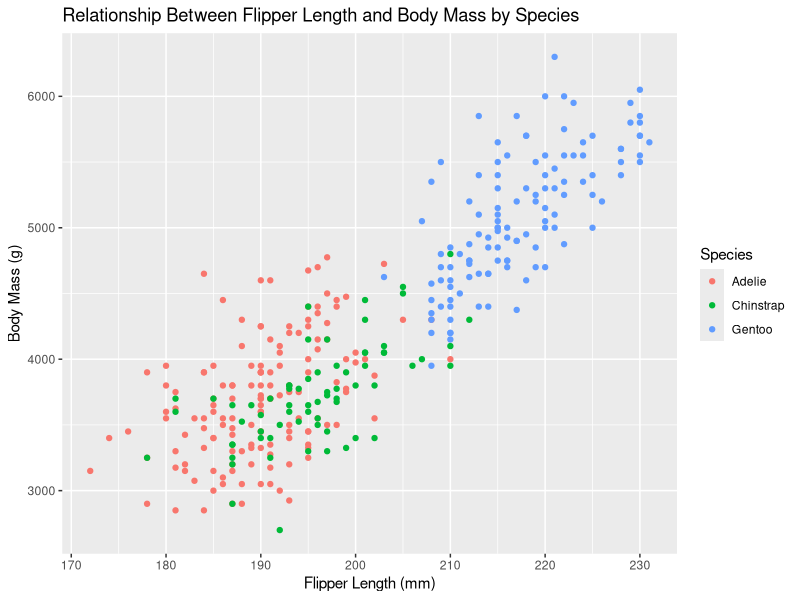
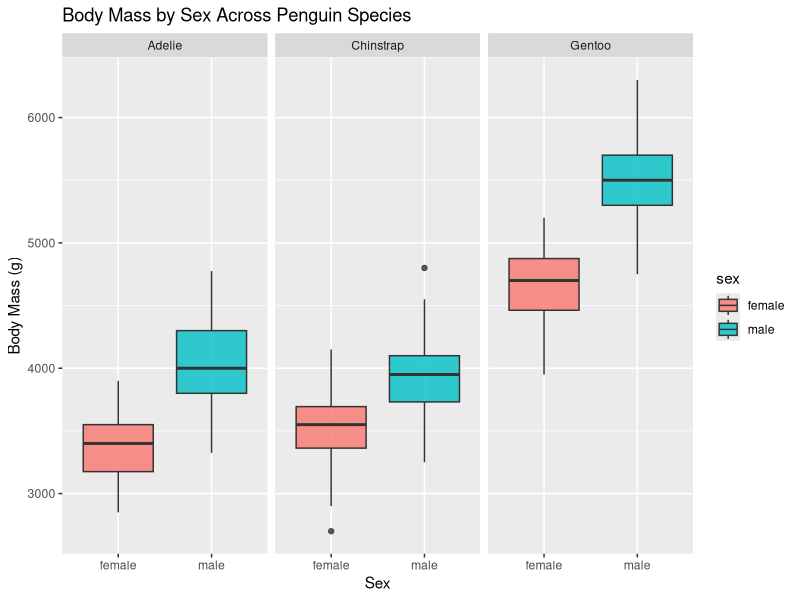

Write the R code that produced these figures, in order.
## ---- chunk 1
knitr::opts_chunk$set(echo = TRUE)
## ---- chunk 2
library(palmerpenguins)
data(package = "palmerpenguins")
## ---- chunk 3
library(tidyverse)

penguins_clean <- penguins |> 
  drop_na()

# Check dimensions before/after
dim(penguins)
dim(penguins_clean)

## ---- chunk 4
dim(penguins)
str(penguins)
## ---- chunk 5
library(ggplot2)
library(dplyr)

penguins_clean |> 
  group_by(species) |> 
  summarize(correlation = cor(flipper_length_mm, body_mass_g))

ggplot(penguins_clean, aes(x = flipper_length_mm, y = body_mass_g, color = species)) +
  geom_point() +
  labs(
    title = "Relationship Between Flipper Length and Body Mass by Species",
    x = "Flipper Length (mm)",
    y = "Body Mass (g)",
    color = "Species"
  )
## ---- chunk 6
penguins_clean |> 
  group_by(species, sex) |> 
  summarize(mean_mass = mean(body_mass_g, na.rm = TRUE))

ggplot(penguins_clean, aes(x = sex, y = body_mass_g, fill = sex)) +
  geom_boxplot(alpha = 0.8) +
  facet_wrap(~ species) +
  labs(
    title = "Body Mass by Sex Across Penguin Species",
    x = "Sex",
    y = "Body Mass (g)"
  ) 
